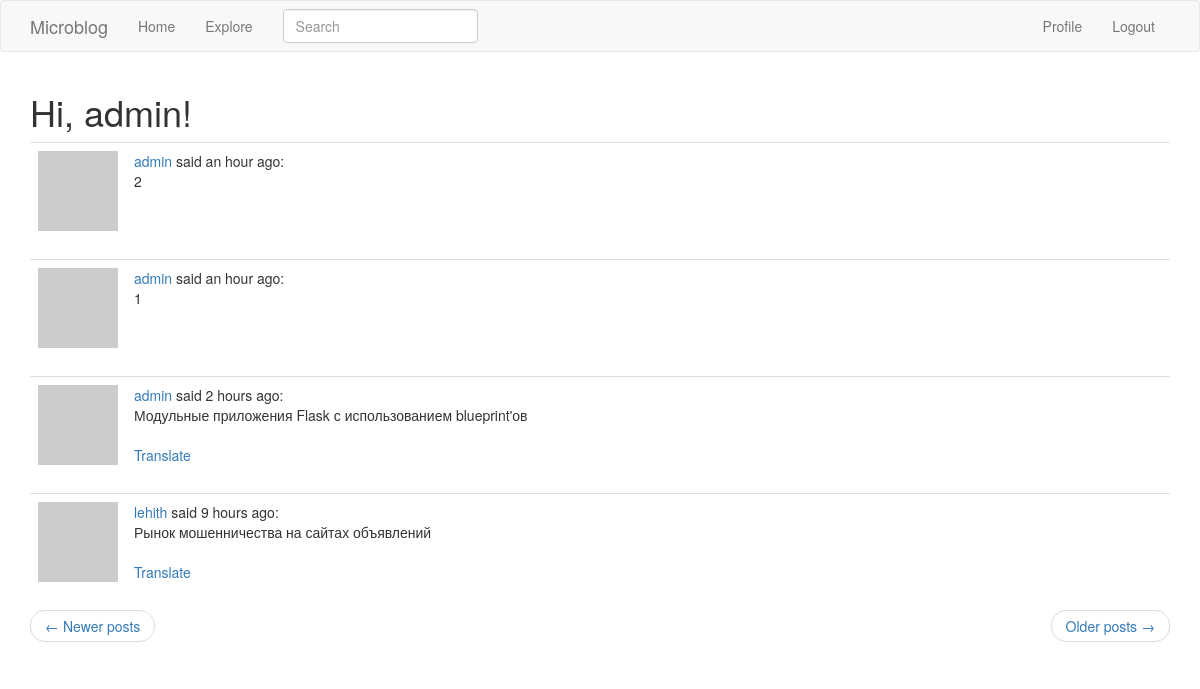
Screenshot of /explore?page=2 (signed in) with the database file from the repository.
### app/models.py (models this page shows, shortened)
class User(UserMixin, db.Model):
    id = db.Column(db.Integer, primary_key=True)
    username = db.Column(db.String(64), index=True, unique=True)
    email = db.Column(db.String(120), index=True, unique=True)
    password_hash = db.Column(db.String(128))
    about_me = db.Column(db.String(140))
    posts = db.relationship('Post', backref='author', lazy='dynamic')
    last_seen = db.Column(db.DateTime, default=datetime.utcnow)
    followed = db.relationship(
        'User', secondary=followers,
        primaryjoin=(followers.c.follower_id == id),
        secondaryjoin=(followers.c.followed_id == id),
        backref=db.backref('followers', lazy='dynamic'), lazy='dynamic')
    def avatar(self, size):
        digest = md5(self.email.lower().encode('utf-8')).hexdigest()
        return 'https://www.gravatar.com/avatar/{}?d=identicon&s={}'.format(
            digest, size)

class SearchableMixin(object):
    @classmethod
    def before_commit(cls, session):
        session._changes = {
            'add': list(session.new),
            'update': list(session.dirty),
            'delete': list(session.deleted)
        }
    @classmethod
    def after_commit(cls, session):
        for obj in session._changes['add']:
            if isinstance(obj, SearchableMixin):
                add_to_index(obj.__tablename__, obj)
        for obj in session._changes['update']:
            if isinstance(obj, SearchableMixin):
                add_to_index(obj.__tablename__, obj)
        for obj in session._changes['delete']:
            if isinstance(obj, SearchableMixin):
                remove_from_index(obj.__tablename__, obj)
        session._changes = None

class Post(SearchableMixin, db.Model):
    __searchable__ = ['body']
    id = db.Column(db.Integer, primary_key=True)
    body = db.Column(db.String(140))
    timestamp = db.Column(db.DateTime, index=True, default=datetime.utcnow)
    user_id = db.Column(db.Integer, db.ForeignKey('user.id'))
    language = db.Column(db.String(5))

### app/main/routes.py (the view)
@bp.route('/explore')
@login_required
def explore():
    page = request.args.get('page', 1, type=int)
    posts = Post.query.order_by(Post.timestamp.desc()).paginate(
        page, current_app.config['POSTS_PER_PAGE'], False)
    next_url = url_for('main.explore', page=posts.next_num) \
        if posts.has_next else None
    prev_url = url_for('main.explore', page=posts.prev_num) \
        if posts.has_prev else None
    return render_template('index.html', title=_('Explore'),
                           posts=posts.items, next_url=next_url,
                           prev_url=prev_url)

### app/main/forms.py
class SearchForm(FlaskForm):
    q = StringField(_l('Search'), validators=[DataRequired()])
    def __init__(self, *args, **kwargs):
        if 'formdata' not in kwargs:
            kwargs['formdata'] = request.args
        if 'csrf_enabled' not in kwargs:
            kwargs['csrf_enabled'] = False
        super(SearchForm, self).__init__(*args, **kwargs)

### app/main/routes.py (called while the page is built)
@bp.before_app_request
def before_request():
    if current_user.is_authenticated:
        current_user.last_seen = datetime.utcnow()
        db.session.commit()
        g.search_form = SearchForm()
    g.locale = str(get_locale())

### app/models.py (called while the page is built)
@login.user_loader
def load_user(id):
    return User.query.get(int(id))

### app/main/templates/index.html (shortened to what this page needs)
{% extends "base.html" %}
{% import 'bootstrap/wtf.html' as wtf %}
{% block app_content %}
    <h1>{{ _('Hi')}}, {{ current_user.username }}!</h1>
    {% for post in posts %}
        {% include '_post.html' %}
    {% endfor %}
    <nav aria-label="...">
        <ul class="pager">
            <li class="previous{% if not prev_url %} disabled{% endif %}">
                <a href="{{ prev_url or '#' }}">
                    <span aria-hidden="true">&larr;</span> {{ _('Newer posts')}}
                </a>
            </li>
            <li class="next{% if not next_url %} disabled{% endif %}">
                <a href="{{ next_url or '#' }}">
                    {{ _('Older posts')}} <span aria-hidden="true">&rarr;</span>
                </a>
            </li>
        </ul>
    </nav>
{% endblock %}

### app/main/templates/_post.html
<table class="table table-hover">
    <tr>
        <td width="70px">
            <a href="{{ url_for('main.user', username=post.author.username) }}">
                <img src="{{ post.author.avatar(70) }}"/>
            </a>
        </td>
        <td>
            <a href="{{ url_for('main.user', username=post.author.username) }}">
                {{ post.author.username }}
            </a>
            {{ _('said') }} {{ moment(post.timestamp).fromNow() }}:
            <br>
            <span id="post{{ post.id }}">{{ post.body }}</span>
            {% if post.language and post.language != g.locale %}
                <br><br>
              <span id="translation{{ post.id }}">
                <a href="javascript:translate(
                            '#post{{ post.id }}',
                            '#translation{{ post.id }}',
                            '{{ post.language }}',
                            '{{ g.locale }}');">{{ _('Translate') }}</a>
            </span>
            {% endif %}
        </td>
    </tr>
</table>

### rows the page displays
User: username "admin"
Post: author.username "admin", timestamp "an hour ago", body "2"
Post: author.username "admin", timestamp "an hour ago", body "1"
Post: author.username "admin", timestamp "2 hours ago", body "Модульные приложения Flask с использованием blueprint'ов"
Post: author.username "lehith", timestamp "9 hours ago", body "Рынок мошенничества на сайтах объявлений"
